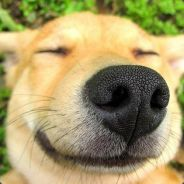
#> input picture data/dog.jpeg, 184 x 184 px, found by its file name
$ python convolution.py
#> lines starting #> are read from the running program, lines starting #| are printed output that depends on the picture

import matplotlib.pyplot as plt
import numpy as np
import PIL.Image
import time

img=np.asarray(PIL.Image.open("./data/dog.jpeg").convert("L"))
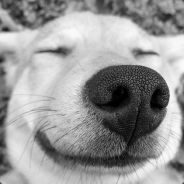
#> img: shape (184, 184); min 0, max 251, mean 151.9
plt.imshow(img,cmap="gray")


kernel=np.array([[-1, -1, -1], [-1, 8, -1], [-1, -1, -1]])

def conv(img,kernel):
    kh, kw = kernel.shape
    ih, iw = img.shape
#> ih = 184; iw = 184

    output = np.zeros((ih-kh+1,iw-kw+1))
    for i in range(0,ih-kh+1):
        for j in range(0,iw-kw+1):
            output[i,j]=sum(sum(img[i:i+kh, j:j+kw]*kernel))
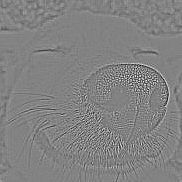
#> output: shape (182, 182) float64; min -539, max 514, mean 0.2; drawn with min black and max white

    return output

conv_img=conv(img,kernel)
plt.imshow(conv_img,cmap="gray")
plt.show()
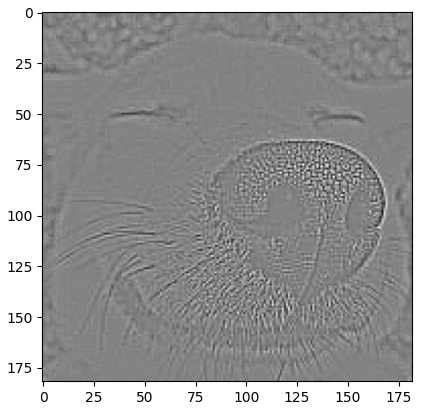
#> figure drawn by matplotlib, 1 panel
